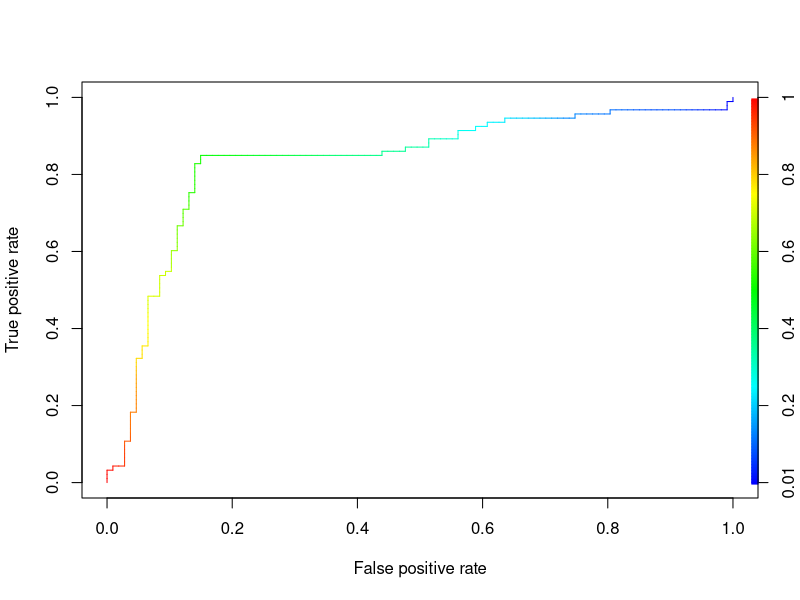

The R script that drew this image:
## ---- chunk 1
library(ROCR,quietly = TRUE)
data(ROCR.simple)  # Datos de prueba

pred <- prediction(ROCR.simple$predictions, ROCR.simple$labels)
perf <- performance(pred, "tpr", "fpr")  # Graficamos ROC, este paquete permite muchas gráficas
plot(perf, colorize=TRUE)
